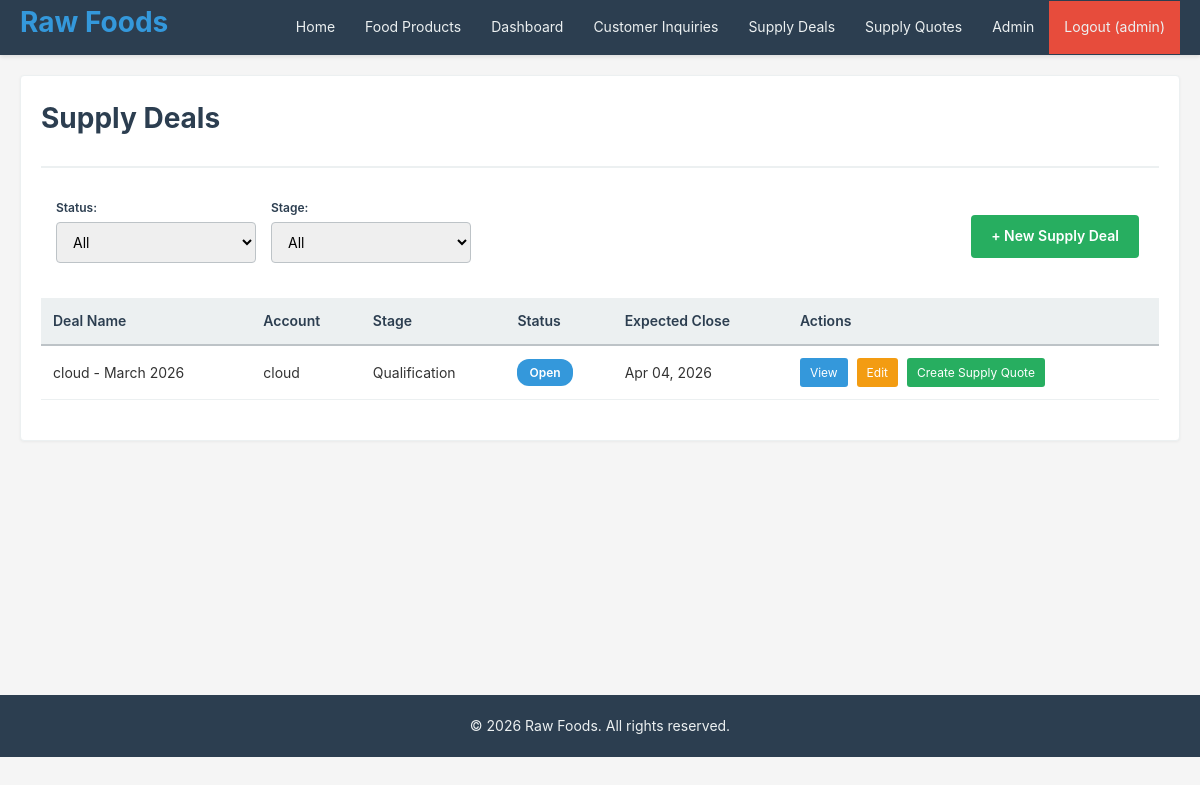
Page /sales/opportunities/ (signed in) on the earlier database version.
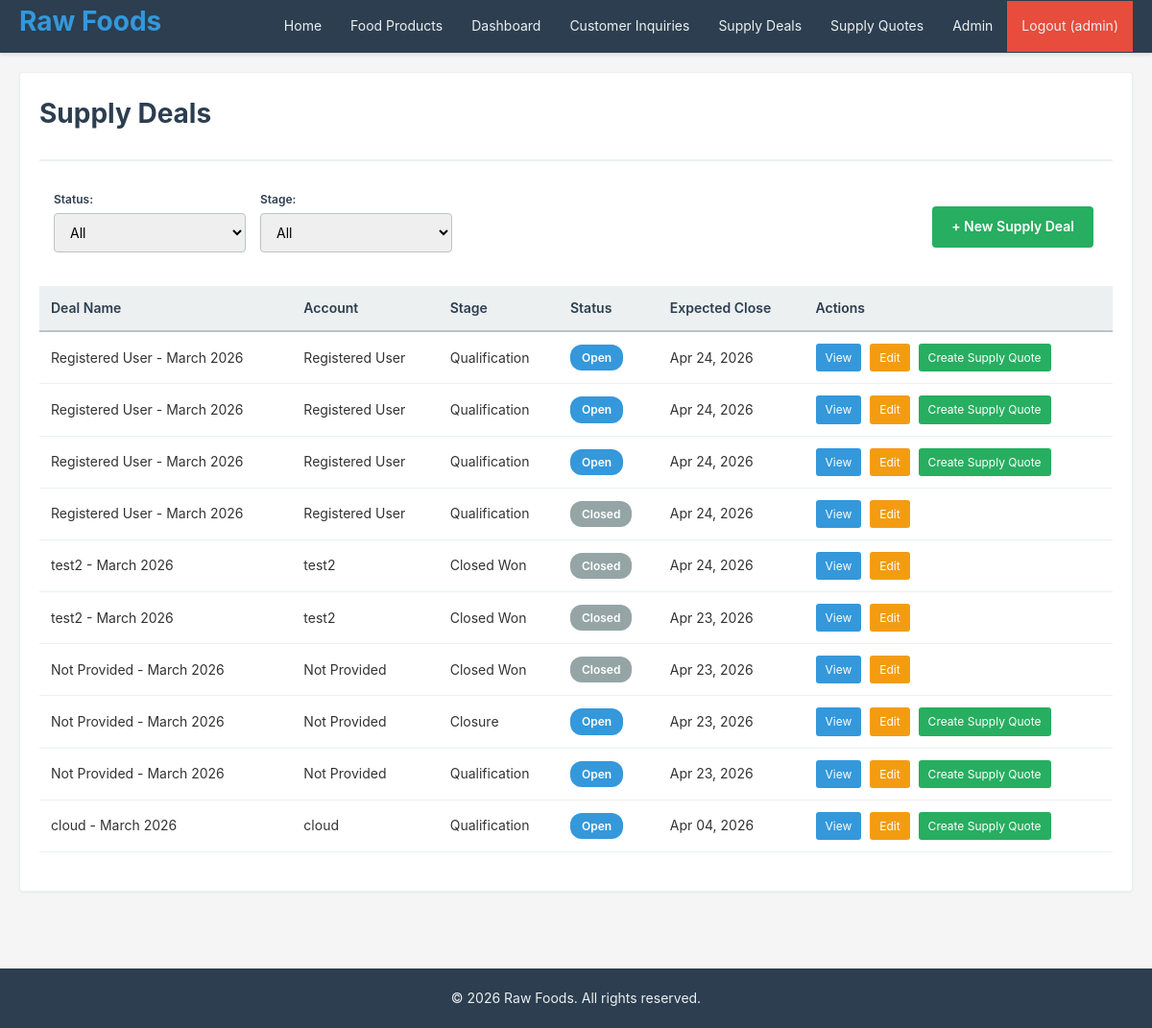
Same page on the later database version.
### crm/models.py (models this page shows, shortened)
class Opportunity(models.Model):
    STATUS_CHOICES = [
        ('Open', 'Open'),
        ('Closed', 'Closed'),
    ]
    STAGE_CHOICES = [
        ('Qualification', 'Qualification'),
        ('Proposal', 'Proposal'),
        ('Negotiation', 'Negotiation'),
        ('Closed Won', 'Closed Won'),
        ('Closed Lost', 'Closed Lost'),
    ]
    account = models.ForeignKey(Account, on_delete=models.CASCADE, related_name='opportunities')
    name = models.CharField(max_length=200)
    description = models.TextField(blank=True)
    status = models.CharField(max_length=20, choices=STATUS_CHOICES, default='Open')
    stage = models.CharField(max_length=20, choices=STAGE_CHOICES, default='Qualification')
    expected_close_date = models.DateField()
    created_at = models.DateTimeField(auto_now_add=True)
    updated_at = models.DateTimeField(auto_now=True)
    objects = models.Manager()
    class Meta:  # pylint: disable=too-few-public-methods
        ordering = ['-created_at']

class Account(models.Model):
    company_name = models.CharField(max_length=150)
    industry = models.CharField(max_length=100, blank=True)
    contact_person_name = models.CharField(max_length=100)
    email = models.EmailField()
    phone = models.CharField(max_length=20)
    address = models.TextField(blank=True)
    created_at = models.DateTimeField(auto_now_add=True)
    updated_at = models.DateTimeField(auto_now=True)
    objects = models.Manager()
    class Meta:  # pylint: disable=too-few-public-methods
        ordering = ['company_name']

### crm/views.py (the view)
# urls.py: path('sales/opportunities/', views.opportunity_list, name='opportunity_list'),
@login_required
@staff_required
def opportunity_list(request):
    status_filter = request.GET.get('status', '')
    stage_filter = request.GET.get('stage', '')
    opportunities = Opportunity.objects.all()
    if status_filter:
        opportunities = opportunities.filter(status=status_filter)
    if stage_filter:
        opportunities = opportunities.filter(stage=stage_filter)
    paginator = Paginator(opportunities, 10)
    page_num = request.GET.get('page', 1)
    page_obj = paginator.get_page(page_num)
    context = {
        'page_obj': page_obj,
        'opportunities': page_obj.object_list,
        'status_filter': status_filter,
        'stage_filter': stage_filter,
        'status_choices': Opportunity.STATUS_CHOICES,
        'stage_choices': Opportunity.STAGE_CHOICES,
    }
    return render(request, 'opportunity_list.html', context)

### crm/views.py (called while the page is built)
def staff_required(view_func):
    @wraps(view_func)
    def wrapper(request, *args, **kwargs):
        if not request.user.is_authenticated or not request.user.is_staff:
            messages.error(
                request, "You don't have permission to access this page.")
            return redirect('login')
        return view_func(request, *args, **kwargs)
    return wrapper

### templates/opportunity_list.html (shortened to what this page needs)
{% extends "base.html" %}
{% block content %}
<div class="card">
    <div class="card-header">
        <h1>Supply Deals</h1>
    </div>
    <div class="filter-section">
        <div class="filter-item">
            <label for="status-filter">Status:</label>
            <select id="status-filter" onchange="updateFilters()" class="form-select">
                <option value="">All</option>
            </select>
        </div>
        <div class="filter-item">
            <label for="stage-filter">Stage:</label>
            <select id="stage-filter" onchange="updateFilters()" class="form-select">
                <option value="">All</option>
            </select>
        </div>
        <a href="{% url 'opportunity_create' %}" class="btn btn-success">+ New Supply Deal</a>
    </div>
    <div class="card-body">
        {% if opportunities %}
            <table>
                <thead>
                    <tr>
                        <th>Deal Name</th>
                        <th>Account</th>
                        <th>Stage</th>
                        <th>Status</th>
                        <th>Expected Close</th>
                        <th>Actions</th>
                    </tr>
                </thead>
                <tbody>
                    {% for opp in opportunities %}
                        <tr>
                            <td>{{ opp.name }}</td>
                            <td>{{ opp.account.company_name }}</td>
                            <td>{{ opp.stage }}</td>
                            <td><span class="badge badge-{{ opp.status|lower }}">{{ opp.status }}</span></td>
                            <td>{{ opp.expected_close_date|date:"M d, Y" }}</td>
                            <td class="table-actions">
                                <a href="{% url 'opportunity_detail' opp.id %}" class="action-view">View</a>
                                <a href="{% url 'opportunity_update' opp.id %}" class="action-edit">Edit</a>
                                {% if opp.status == 'Open' %}
                                    <a href="{% url 'opportunity_create_quote' opp.id %}" class="action-convert">Create Supply Quote</a>
                                {% endif %}
                            </td>
                        </tr>
                    {% endfor %}
                </tbody>
            </table>
        {% else %}
            <p>No supply deals found.</p>
        {% endif %}
    </div>
</div>
{% endblock %}

Differences in the rows shown:
added Opportunity: name "Registered User - March 2026", account.company_name "Registered User", stage "Qualification", status "Open", expected_close_date "Apr 24, 2026", shows "Create Supply Quote"
added Opportunity: name "Registered User - March 2026", account.company_name "Registered User", stage "Qualification", status "Open", expected_close_date "Apr 24, 2026", shows "Create Supply Quote"
added Opportunity: name "Registered User - March 2026", account.company_name "Registered User", stage "Qualification", status "Open", expected_close_date "Apr 24, 2026", shows "Create Supply Quote"
added Opportunity: name "Registered User - March 2026", account.company_name "Registered User", stage "Qualification", status "Closed", expected_close_date "Apr 24, 2026"
added Opportunity: name "test2 - March 2026", account.company_name "test2", stage "Closed Won", status "Closed", expected_close_date "Apr 24, 2026"
added Opportunity: name "test2 - March 2026", account.company_name "test2", stage "Closed Won", status "Closed", expected_close_date "Apr 23, 2026"
added Opportunity: name "Not Provided - March 2026", account.company_name "Not Provided", stage "Closed Won", status "Closed", expected_close_date "Apr 23, 2026"
added Opportunity: name "Not Provided - March 2026", account.company_name "Not Provided", stage "Closure", status "Open", expected_close_date "Apr 23, 2026", shows "Create Supply Quote"
added Opportunity: name "Not Provided - March 2026", account.company_name "Not Provided", stage "Qualification", status "Open", expected_close_date "Apr 23, 2026", shows "Create Supply Quote"
